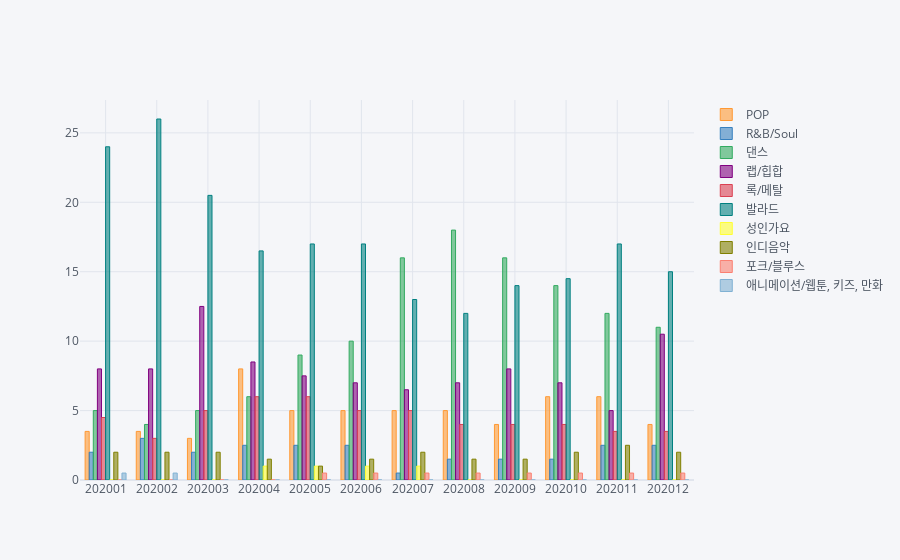

Notebook cell for this chart:
### Code cell
music2020.iplot(kind='bar')

### Figure 1 — Plotly figure (JSON) as saved in the notebook; plotly's stock layout.template omitted (floating-point values rounded to 4 significant figures)
{"data": [{"marker": {"color": "rgba(255, 153, 51, 0.6)", "line": {"color": "rgba(255, 153, 51, 1.0)", "width": 1}}, "name": "POP", "orientation": "v", "text": "", "type": "bar", "x": ["202001", "202002", "202003", "202004", "202005", "202006", "202007", "202008", "202009", "202010", "202011", "202012"], "y": [3.5, 3.5, 3, 8, 5, 5, 5, 5, 4, 6, 6, 4]}, {"marker": {"color": "rgba(55, 128, 191, 0.6)", "line": {"color": "rgba(55, 128, 191, 1.0)", "width": 1}}, "name": "R&B/Soul", "orientation": "v", "text": "", "type": "bar", "x": ["202001", "202002", "202003", "202004", "202005", "202006", "202007", "202008", "202009", "202010", "202011", "202012"], "y": [2, 3, 2, 2.5, 2.5, 2.5, 0.5, 1.5, 1.5, 1.5, 2.5, 2.5]}, {"marker": {"color": "rgba(50, 171, 96, 0.6)", "line": {"color": "rgba(50, 171, 96, 1.0)", "width": 1}}, "name": "댄스", "orientation": "v", "text": "", "type": "bar", "x": ["202001", "202002", "202003", "202004", "202005", "202006", "202007", "202008", "202009", "202010", "202011", "202012"], "y": [5, 4, 5, 6, 9, 10, 16, 18, 16, 14, 12, 11]}, {"marker": {"color": "rgba(128, 0, 128, 0.6)", "line": {"color": "rgba(128, 0, 128, 1.0)", "width": 1}}, "name": "랩/힙합", "orientation": "v", "text": "", "type": "bar", "x": ["202001", "202002", "202003", "202004", "202005", "202006", "202007", "202008", "202009", "202010", "202011", "202012"], "y": [8, 8, 12.5, 8.5, 7.5, 7, 6.5, 7, 8, 7, 5, 10.5]}, {"marker": {"color": "rgba(219, 64, 82, 0.6)", "line": {"color": "rgba(219, 64, 82, 1.0)", "width": 1}}, "name": "록/메탈", "orientation": "v", "text": "", "type": "bar", "x": ["202001", "202002", "202003", "202004", "202005", "202006", "202007", "202008", "202009", "202010", "202011", "202012"], "y": [4.5, 3, 5, 6, 6, 5, 5, 4, 4, 4, 3.5, 3.5]}, {"marker": {"color": "rgba(0, 128, 128, 0.6)", "line": {"color": "rgba(0, 128, 128, 1.0)", "width": 1}}, "name": "발라드", "orientation": "v", "text": "", "type": "bar", "x": ["202001", "202002", "202003", "202004", "202005", "202006", "202007", "202008", "202009", "202010", "202011", "202012"], "y": [24, 26, 20.5, 16.5, 17, 17, 13, 12, 14, 14.5, 17, 15]}, {"marker": {"color": "rgba(255, 255, 51, 0.6)", "line": {"color": "rgba(255, 255, 51, 1.0)", "width": 1}}, "name": "성인가요", "orientation": "v", "text": "", "type": "bar", "x": ["202001", "202002", "202003", "202004", "202005", "202006", "202007", "202008", "202009", "202010", "202011", "202012"], "y": [0, 0, 0, 1, 1, 1, 1, 0, 0, 0, 0, 0]}, {"marker": {"color": "rgba(128, 128, 0, 0.6)", "line": {"color": "rgba(128, 128, 0, 1.0)", "width": 1}}, "name": "인디음악", "orientation": "v", "text": "", "type": "bar", "x": ["202001", "202002", "202003", "202004", "202005", "202006", "202007", "202008", "202009", "202010", "202011", "202012"], "y": [2, 2, 2, 1.5, 1, 1.5, 2, 1.5, 1.5, 2, 2.5, 2]}, {"marker": {"color": "rgba(251, 128, 114, 0.6)", "line": {"color": "rgba(251, 128, 114, 1.0)", "width": 1}}, "name": "포크/블루스", "orientation": "v", "text": "", "type": "bar", "x": ["202001", "202002", "202003", "202004", "202005", "202006", "202007", "202008", "202009", "202010", "202011", "202012"], "y": [0, 0, 0, 0, 0.5, 0.5, 0.5, 0.5, 0.5, 0.5, 0.5, 0.5]}, {"marker": {"color": "rgba(128, 177, 211, 0.6)", "line": {"color": "rgba(128, 177, 211, 1.0)", "width": 1}}, "name": "애니메이션/웹툰, 키즈, 만화", "orientation": "v", "text": "", "type": "bar", "x": ["202001", "202002", "202003", "202004", "202005", "202006", "202007", "202008", "202009", "202010", "202011", "202012"], "y": [0.5, 0.5, 0, 0, 0, 0, 0, 0, 0, 0, 0, 0]}], "layout": {"legend": {"bgcolor": "#F5F6F9", "font": {"color": "#4D5663"}}, "paper_bgcolor": "#F5F6F9", "plot_bgcolor": "#F5F6F9", "title": {"font": {"color": "#4D5663"}}, "xaxis": {"gridcolor": "#E1E5ED", "showgrid": true, "tickfont": {"color": "#4D5663"}, "title": {"font": {"color": "#4D5663"}, "text": ""}, "zerolinecolor": "#E1E5ED"}, "yaxis": {"gridcolor": "#E1E5ED", "showgrid": true, "tickfont": {"color": "#4D5663"}, "title": {"font": {"color": "#4D5663"}, "text": ""}, "zerolinecolor": "#E1E5ED"}}}
